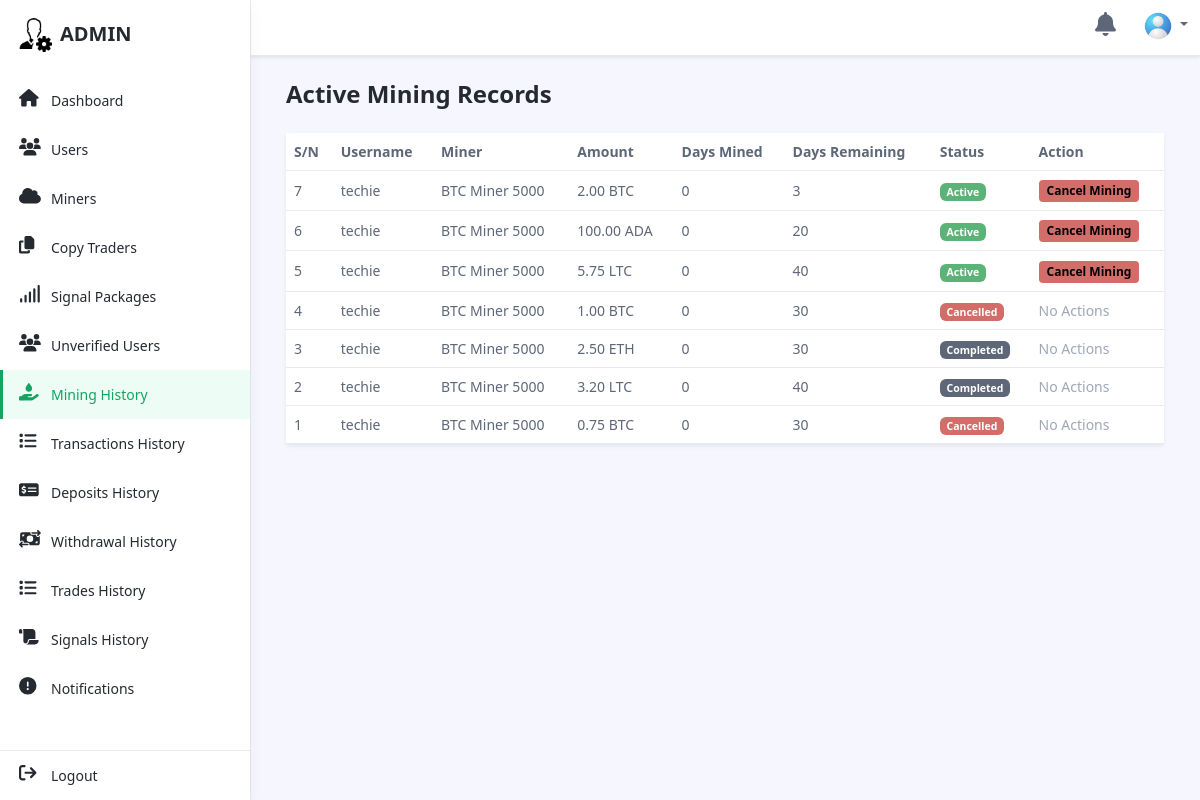
Page /admin/minings.php (signed in) on the committed database.
### tables this page shows
CREATE TABLE `mining_history` (
  `id` int(11) NOT NULL,
  `user_id` int(11) NOT NULL,
  `miner_id` int(11) NOT NULL,
  `amount` decimal(15,2) NOT NULL,
  `currency` varchar(10) NOT NULL,
  `duration` int(11) NOT NULL,
  `used_duration` int(11) DEFAULT 0,
  `start_date` timestamp NULL DEFAULT current_timestamp(),
  `end_date` timestamp NULL DEFAULT NULL,
  `status` enum('active','completed','cancelled') DEFAULT 'active',
  `created_at` timestamp NULL DEFAULT current_timestamp(),
  `updated_at` timestamp NULL DEFAULT current_timestamp() ON UPDATE current_timestamp()
);

CREATE TABLE `users` (
  `id` int(11) NOT NULL,
  `fullname` varchar(255) NOT NULL,
  `username` varchar(100) NOT NULL,
  `home_address` text DEFAULT NULL,
  `city` varchar(100) DEFAULT NULL,
  `postal_code` varchar(20) DEFAULT NULL,
  `country` varchar(100) DEFAULT NULL,
  `currency` varchar(10) DEFAULT '$',
  `phone` varchar(20) DEFAULT NULL,
  `email` varchar(255) NOT NULL,
  `account_type` varchar(50) DEFAULT 'Basic',
  `password` varchar(255) NOT NULL,
  `password_hash` varchar(255) NOT NULL,
  `balance` decimal(15,2) DEFAULT 0.00,
  `account_status` enum('active','suspended','closed') DEFAULT 'active',
  `created_at` timestamp NULL DEFAULT current_timestamp(),
  `updated_at` timestamp NULL DEFAULT current_timestamp() ON UPDATE current_timestamp(),
  `trade_progress` int(11) DEFAULT 0,
  `signal_strength` int(11) DEFAULT 0,
  `total_investment` decimal(15,2) DEFAULT 0.00,
  `profit_balance` decimal(15,2) DEFAULT 0.00,
  `btc` decimal(15,8) DEFAULT 0.00000000,
  `eth` decimal(15,8) DEFAULT 0.00000000,
  `usdt` decimal(15,2) DEFAULT 0.00,
  `bnb` decimal(15,8) DEFAULT 0.00000000,
  `ltc` decimal(15,8) DEFAULT 0.00000000,
  `doge` decimal(15,8) DEFAULT 0.00000000,
  `xrp` decimal(15,8) DEFAULT 0.00000000,
  `shib` decimal(15,8) DEFAULT 0.00000000,
  `sol` decimal(15,8) DEFAULT 0.00000000,
  `verified` int(11) DEFAULT 0,
  `blocked` tinyint(1) NOT NULL DEFAULT 0,
  `lock_copy_traders` tinyint(1) DEFAULT 0,
  `lock_trading` tinyint(1) DEFAULT 0,
  `show_popup` tinyint(1) NOT NULL DEFAULT 0,
  `popup_message` varchar(255) NOT NULL,
  `otp` int(11) DEFAULT NULL
);

CREATE TABLE `miners` (
  `id` int(11) NOT NULL,
  `name` varchar(255) NOT NULL,
  `roi` decimal(10,2) NOT NULL,
  `max_amount` decimal(15,3) NOT NULL,
  `min_amount` decimal(15,3) NOT NULL,
  `cycle` int(11) NOT NULL,
  `cryptocurrency` varchar(255) NOT NULL,
  `created_at` timestamp NULL DEFAULT current_timestamp(),
  `updated_at` timestamp NULL DEFAULT current_timestamp() ON UPDATE current_timestamp()
);

### admin/minings.php (the view, shortened to what this page needs)
<?php
require 'assets/php/config/connection.php';
$query = "SELECT um.id, u.username, m.name AS miner_name, um.amount, um.start_date, um.end_date, um.status, um.currency, um.duration, um.used_duration
        FROM mining_history um
        JOIN users u ON um.user_id = u.id
        JOIN miners m ON um.miner_id = m.id
        ORDER BY um.start_date DESC";
$result = $conn->query($query);
$userMiners = $result->fetch_all(MYSQLI_ASSOC);
?>
<!DOCTYPE html>
<html lang="en">
<head>
	<link rel="stylesheet" href="https://cdnjs.cloudflare.com/ajax/libs/toastify-js/1.6.1/toastify.min.css" />
	<link id="theme-style" rel="stylesheet" href="assets/css/portal.css" />
	<link id="theme-style" rel="stylesheet" href="assets/css/toast-style.css" />
</head>
<body class="app">
	<header class="app-header fixed-top">
		<div class="app-header-inner">
			<div class="container-fluid py-2">
				<div class="app-header-content">
					<div class="row justify-content-between align-items-center">
						<div class="app-utilities col-auto">
							<div class="app-utility-item app-notifications-dropdown dropdown">
								<a href="notifications.php" role="button" aria-expanded="false" title="Notifications">
									<i class="fa-solid fa-bell fa-xl"></i>
								</a>
							</div>
							<div class="app-utility-item app-user-dropdown dropdown">
								<a class="dropdown-toggle" id="user-dropdown-toggle" data-bs-toggle="dropdown" href="#" role="button" aria-expanded="false"><img src="assets/images/user.png" alt="user profile" /></a>
							</div>
						</div>
					</div>
				</div>
			</div>
		</div>
		<div id="app-sidepanel" class="app-sidepanel">
			<div class="sidepanel-inner d-flex flex-column">
				<div class="app-branding">
					<a class="app-logo" href="#"><img class="logo-icon me-2" src="assets/images/admin-logo.png" alt="logo" /><span class="logo-text">ADMIN</span></a>
				</div>
				<?php include 'assets/php/nav.php'; ?>
				<div class="app-sidepanel-footer">
					<nav class="app-nav app-nav-footer">
						<ul class="app-menu footer-menu list-unstyled">
							<li class="nav-item">
								<a class="nav-link" href="assets/php/logout.php">
									<span class="nav-icon">
										<i class="fa-solid fa-arrow-right-from-bracket fa-lg"></i>
									</span>
									<span class="nav-link-text">Logout</span> </a>
							</li>
						</ul>
					</nav>
				</div>
			</div>
		</div>
	</header>
	<div class="app-wrapper">
		<div class="app-content pt-3 p-md-3 p-lg-4">
			<div class="container-xl">
				<div class="row g-3 mb-4 align-items-center justify-content-between">
					<div class="col-auto">
						<h1 class="app-page-title mb-0">Active Mining Records</h1>
					</div>
				</div>
				<div class="tab-content" id="orders-table-tab-content">
					<div class="tab-pane fade show active" id="orders-trades" role="tabpanel" aria-labelledby="orders-trades-tab">
						<div class="app-card app-card-orders-table shadow-sm mb-5">
							<div class="app-card-body">
								<div class="table-responsive">
									<table class="table app-table-hover mb-0 text-left">
										<thead>
											<tr>
												<th class="cell">S/N</th>
												<th class="cell">Username</th>
												<th class="cell">Miner</th>
												<th class="cell">Amount</th>
												<th class="cell">Days Mined</th>
												<th class="cell">Days Remaining</th>
												<th class="cell">Status</th>
												<th class="cell">Action</th>
											</tr>
										</thead>
										<tbody>
											<?php if (!empty($userMiners)) : ?>
												<?php $i = count($userMiners); ?>
												<?php foreach ($userMiners as $record) : ?>
													<tr>
														<td class="cell"><?= $i--; ?></td>
														<td class="cell"><?= htmlspecialchars($record['username']); ?></td>
														<td class="cell"><?= htmlspecialchars($record['miner_name']); ?></td>
														<td class="cell"><?= number_format($record['amount'], 2) . ' ' . $record['currency'] ?></td>
														<td class="cell"><?= htmlspecialchars($record['used_duration']); ?></td>
														<td class="cell"><?= htmlspecialchars($record['duration']); ?></td>
														<td class="cell">
															<span class="badge bg-<?php
																					if ($record['status'] == 'active') {
																						echo 'success';
																					} elseif ($record['status'] == 'completed') {
																						echo 'secondary';
																					} else {
																						echo 'danger';
																					}
																					?>">
																<?= ucfirst($record['status']); ?>
															</span>
														</td>
														<td class="cell">
															<?php if ($record['status'] == 'active') : ?>
																<form method="POST" action="assets/php/cancel_mining.php" class="d-inline">
																	<button type="submit" name="action" value="cancel" class="btn btn-danger btn-sm">Cancel Mining</button>
																</form>
															<?php else : ?>
																<span class="text-muted">No Actions</span>
															<?php endif; ?>
														</td>
													</tr>
												<?php endforeach; ?>
											<?php else : ?>
												<tr>
													<td class="cell" colspan="8">No mining records found.</td>
												</tr>
											<?php endif; ?>
										</tbody>
									</table>
								</div>
							</div>
						</div>
					</div>
				</div>
			</div>
		</div>
		<footer class="app-footer">
			<div class="container text-center py-3"></div>
		</footer>
	</div>
	<?php include 'assets/php/footer.php'; ?>

### rows in the picture
mining_history: user.username "techie", miner.name "BTC Miner 5000", amount "2.00", currency "BTC", used_duration "0", duration "3", status "Active"
mining_history: user.username "techie", miner.name "BTC Miner 5000", amount "100.00", currency "ADA", used_duration "0", duration "20", status "Active"
mining_history: user.username "techie", miner.name "BTC Miner 5000", amount "5.75", currency "LTC", used_duration "0", duration "40", status "Active"
mining_history: user.username "techie", miner.name "BTC Miner 5000", amount "1.00", currency "BTC", used_duration "0", duration "30", status "Cancelled", shows "No Actions"
mining_history: user.username "techie", miner.name "BTC Miner 5000", amount "2.50", currency "ETH", used_duration "0", duration "30", status "Completed", shows "No Actions"
mining_history: user.username "techie", miner.name "BTC Miner 5000", amount "3.20", currency "LTC", used_duration "0", duration "40", status "Completed", shows "No Actions"
mining_history: user.username "techie", miner.name "BTC Miner 5000", amount "0.75", currency "BTC", used_duration "0", duration "30", status "Cancelled", shows "No Actions"
